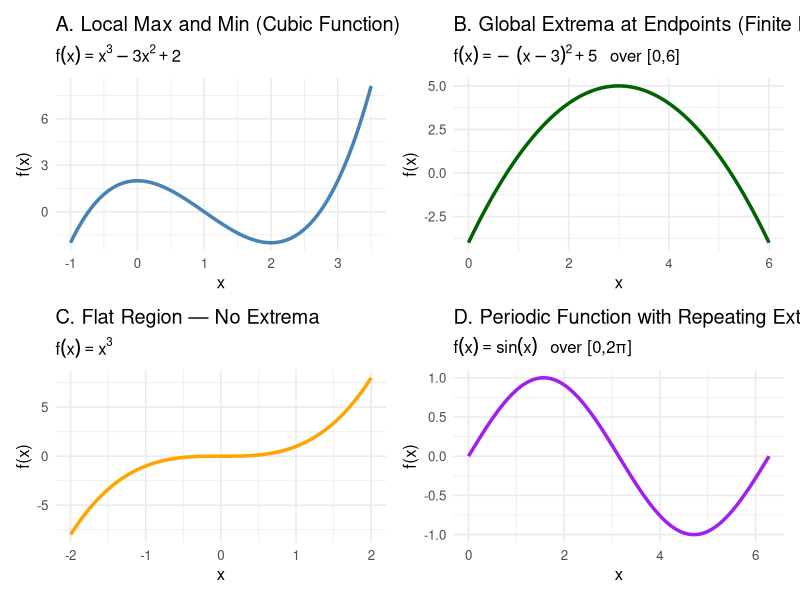
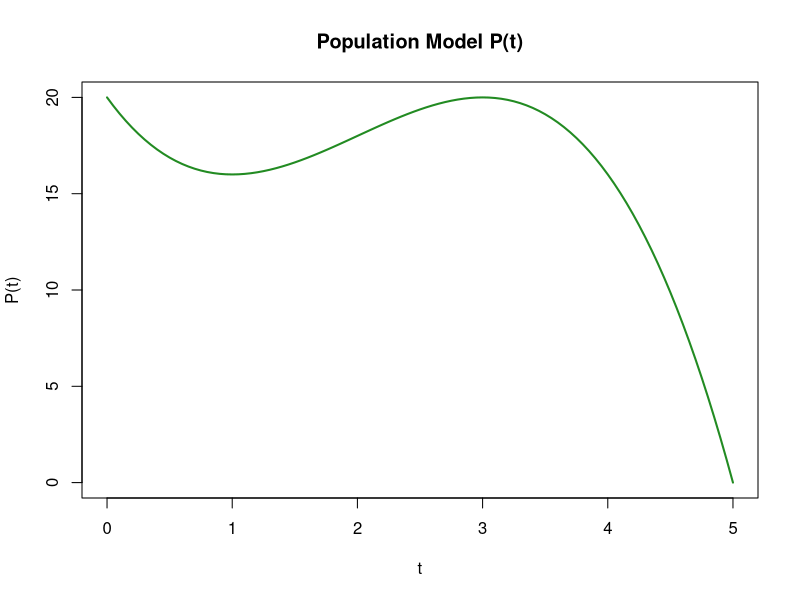
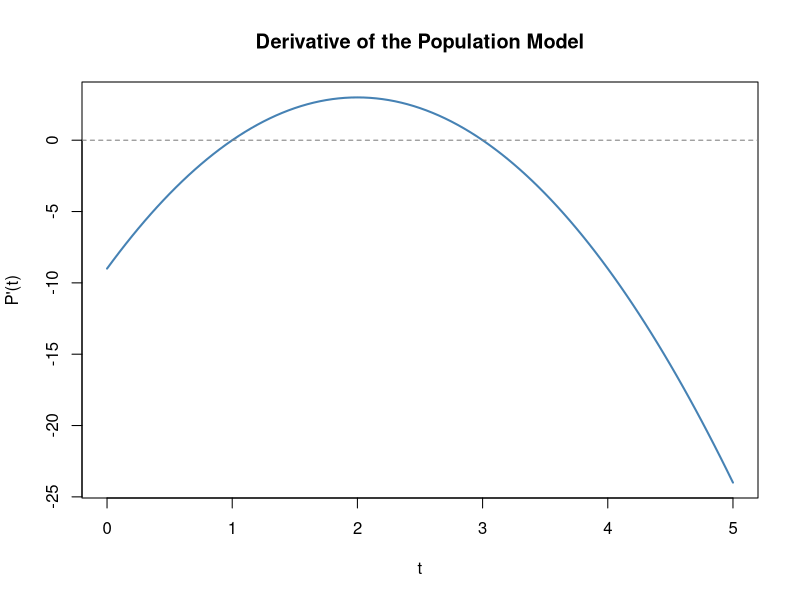
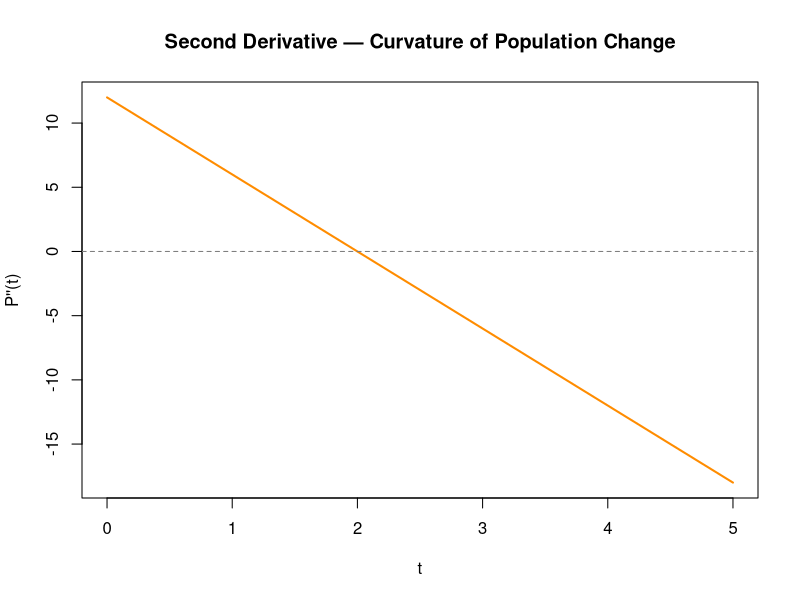
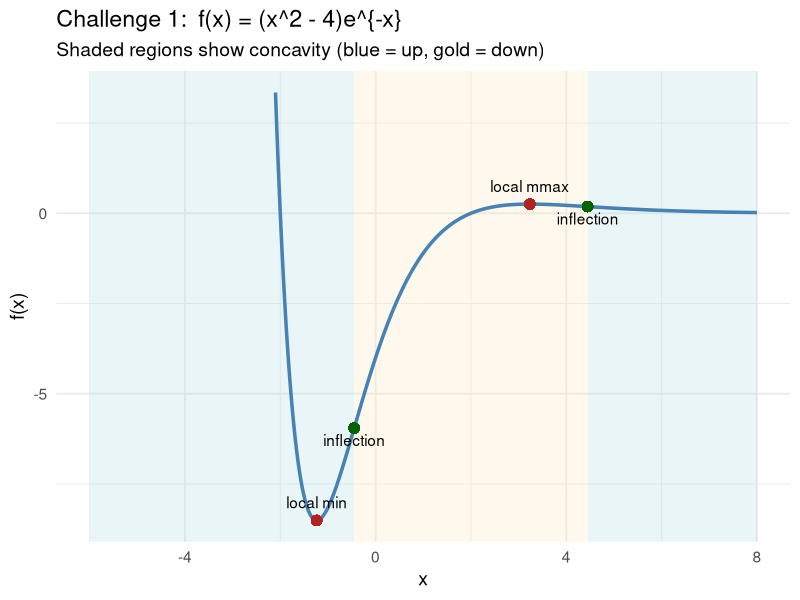
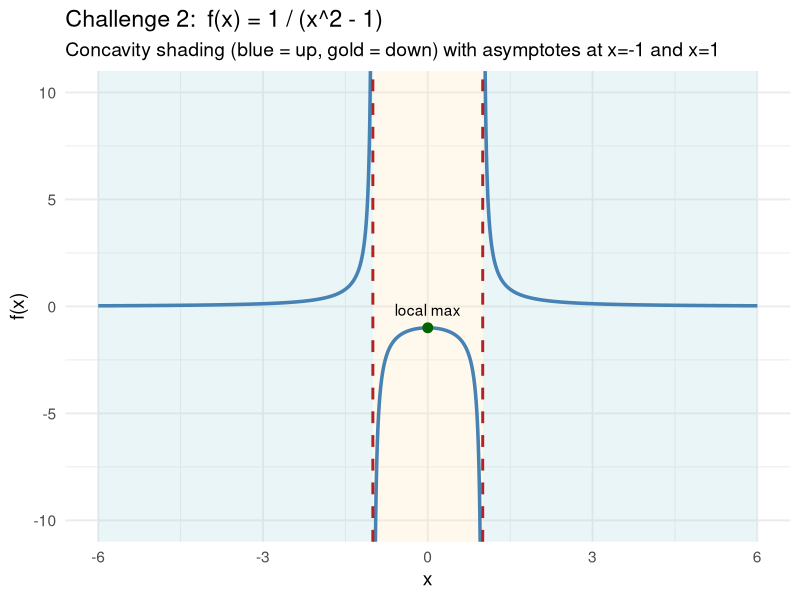
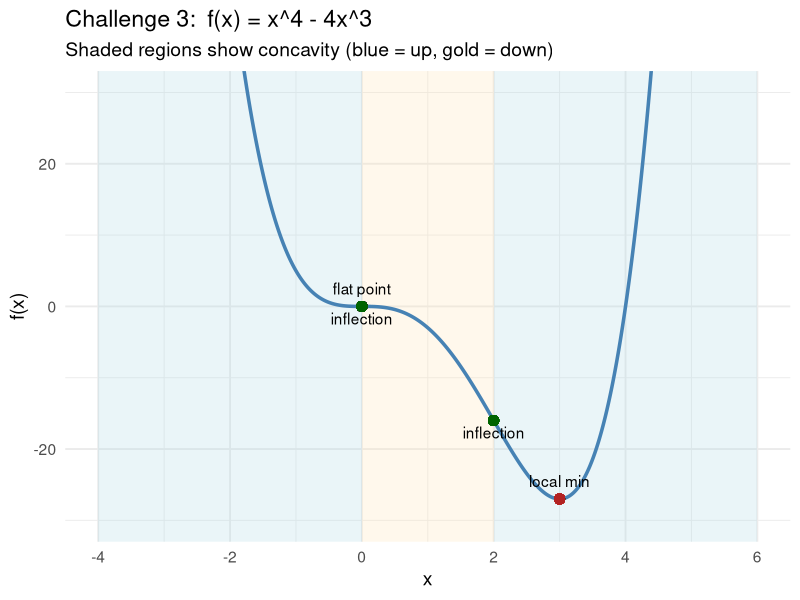
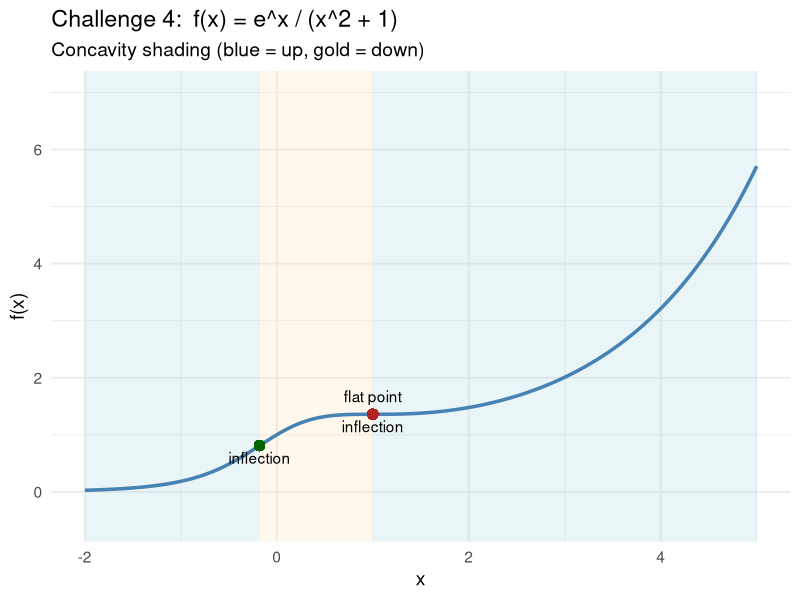

The R source for these figures, in order:
## ---- chunk 1
library(ggplot2)
library(patchwork)

# A. Local Max and Min
f1 <- function(x) x^3 - 3*x^2 + 2
x1 <- seq(-1, 3.5, length.out = 400)
df1 <- data.frame(x = x1, y = f1(x1))
p1 <- ggplot(df1, aes(x, y)) +
  geom_line(color = "steelblue", linewidth = 1.2) +
  labs(title = "A. Local Max and Min (Cubic Function)",
       subtitle = expression(f(x) == x^3 - 3*x^2 + 2),
       x = "x", y = "f(x)") +
  theme_minimal(base_size = 12)

# B. Global Extrema at Endpoints
f2 <- function(x) -(x - 3)^2 + 5
x2 <- seq(0, 6, length.out = 400)
df2 <- data.frame(x = x2, y = f2(x2))
p2 <- ggplot(df2, aes(x, y)) +
  geom_line(color = "darkgreen", linewidth = 1.2) +
  labs(title = "B. Global Extrema at Endpoints (Finite Domain)",
       subtitle = expression(f(x) == -~(x-3)^2 + 5~~" over [0,6]"),
       x = "x", y = "f(x)") +
  theme_minimal(base_size = 12)

# C. Flat Region (No Extremum)
f3 <- function(x) x^3
x3 <- seq(-2, 2, length.out = 400)
df3 <- data.frame(x = x3, y = f3(x3))
p3 <- ggplot(df3, aes(x, y)) +
  geom_line(color = "orange", linewidth = 1.2) +
  labs(title = "C. Flat Region — No Extrema",
       subtitle = expression(f(x) == x^3),
       x = "x", y = "f(x)") +
  theme_minimal(base_size = 12)

# D. Periodic Function
f4 <- function(x) sin(x)
x4 <- seq(0, 2*pi, length.out = 400)
df4 <- data.frame(x = x4, y = f4(x4))
p4 <- ggplot(df4, aes(x, y)) +
  geom_line(color = "purple", linewidth = 1.2) +
  labs(title = "D. Periodic Function with Repeating Extrema",
       subtitle = expression(f(x) == sin(x)~~" over [0,2π]"),
       x = "x", y = "f(x)") +
  theme_minimal(base_size = 12)

(p1 | p2) / (p3 | p4)

## ---- chunk 2
P <- function(t) -t^3 + 6*t^2 - 9*t + 20
curve(P(x), from = 0, to = 5,
col = "forestgreen", lwd = 2,
xlab = "t", ylab = "P(t)",
main = "Population Model P(t)")
## ---- chunk 3
P_prime <- function(t) -3*t^2 + 12*t - 9
curve(P_prime(x), from = 0, to = 5, col = "steelblue", lwd = 2,
      ylab = "P'(t)", xlab = "t",
      main = "Derivative of the Population Model")
abline(h = 0, lty = 2, col = "gray50")
## ---- chunk 4
P_doubleprime <- function(t) -6*t + 12
curve(P_doubleprime(x), from = 0, to = 5, col = "darkorange", lwd = 2,
      ylab = "P''(t)", xlab = "t",
      main = "Second Derivative — Curvature of Population Change")
abline(h = 0, lty = 2, col = "gray50")
## ---- chunk 5
library(ggplot2)
library(dplyr)

# Challenge 1 function
f <- function(x) (x^2 - 4) * exp(-x)

# Critical points
crit1 <- 1 - sqrt(5)
crit2 <- 1 + sqrt(5)

# Inflection points
infl1 <- 2 - sqrt(6)   # approx -0.449
infl2 <- 2 + sqrt(6)   # approx 4.449

# Build data for the plot
x_vals <- seq(-2.1, 8, length.out = 2000)
df <- data.frame(
  x = x_vals,
  y = f(x_vals)
)

# Concavity shading:
# f''(x) = e^{-x}(x^2 - 4x - 2)
# Since e^{-x} > 0 always, sign comes from q(x) = x^2 - 4x - 2
# Quadratic opens upward ⇒ concave UP outside roots and concave DOWN between roots

shade <- data.frame(
  xmin = c(-6, infl1, infl2),
  xmax = c(infl1, infl2, 8),
  concavity = c("up", "down", "up")
)

shade$fill <- ifelse(shade$concavity == "up", "lightblue", "moccasin")

# Plot with shading
ggplot(df, aes(x, y)) +
  
  # Concavity shading
  geom_rect(
    data = shade,
    inherit.aes = FALSE,
    aes(xmin = xmin, xmax = xmax, ymin = -Inf, ymax = Inf, fill = fill),
    alpha = 0.25
  ) +
  scale_fill_identity() +
  
  # Function curve
  geom_line(color = "steelblue", linewidth = 1.2) +
  
  # Critical points
  geom_point(aes(x = crit1, y = f(crit1)), color = "firebrick", size = 3) +
  geom_point(aes(x = crit2, y = f(crit2)), color = "firebrick", size = 3) +
  annotate("text", x = crit1, y = f(crit1), label = "local min", vjust = -1) +
  annotate("text", x = crit2, y = f(crit2), label = "local mmax", vjust = -1) +
  
  # Inflection point labels
  geom_point(aes(x = infl1, y = f(infl1)), color = "darkgreen", size = 3) +
  geom_point(aes(x = infl2, y = f(infl2)), color = "darkgreen", size = 3) +
  annotate("text", x = infl1, y = f(infl1), label = "inflection", vjust = 1.5) +
  annotate("text", x = infl2, y = f(infl2), label = "inflection", vjust = 1.5) +
  
  labs(
    title = "Challenge 1:  f(x) = (x^2 - 4)e^{-x}",
    subtitle = "Shaded regions show concavity (blue = up, gold = down)",
    x = "x",
    y = "f(x)"
  ) +
  theme_minimal(base_size = 14)
## ---- chunk 6
library(ggplot2)
library(dplyr)

# Function
f <- function(x) 1/(x^2 - 1)

# Critical point
crit <- 0

# Build separate data frames to avoid crossing asymptotes
df1 <- data.frame(x = seq(-6, -1.01, length.out = 800))
df2 <- data.frame(x = seq(-0.99, 0.99, length.out = 800))
df3 <- data.frame(x = seq(1.01, 6, length.out = 800))

df1$y <- f(df1$x)
df2$y <- f(df2$x)
df3$y <- f(df3$x)

# Concavity shading intervals
shade <- data.frame(
  xmin = c(-6, -1, 1),
  xmax = c(-1, 1, 6),
  concavity = c("up", "down", "up")
)

shade$fill <- ifelse(shade$concavity == "up", "lightblue", "moccasin")

ggplot() +
  # Concavity shading
  geom_rect(
    data = shade,
    aes(xmin = xmin, xmax = xmax,
        ymin = -Inf, ymax = Inf,
        fill = fill),
    alpha = 0.25
  ) +
  scale_fill_identity() +
  
  # Curve pieces
  geom_line(data = df1, aes(x, y), linewidth = 1.2, color = "steelblue") +
  geom_line(data = df2, aes(x, y), linewidth = 1.2, color = "steelblue") +
  geom_line(data = df3, aes(x, y), linewidth = 1.2, color = "steelblue") +
  
  # Vertical asymptotes
  geom_vline(xintercept = -1, linetype = "dashed", color = "firebrick", linewidth = 1) +
  geom_vline(xintercept = 1,  linetype = "dashed", color = "firebrick", linewidth = 1) +
  
  # Critical point
  geom_point(aes(x = crit, y = f(crit)), color = "darkgreen", size = 3) +
  annotate("text", x = crit, y = f(crit), label = "local max", vjust = -1) +
  
  labs(
    title = "Challenge 2:  f(x) = 1 / (x^2 - 1)",
    subtitle = "Concavity shading (blue = up, gold = down) with asymptotes at x=-1 and x=1",
    x = "x",
    y = "f(x)"
  ) +
  
  coord_cartesian(ylim = c(-10, 10)) +
  theme_minimal(base_size = 14)
## ---- chunk 7
library(ggplot2)
library(dplyr)

# Challenge 3 function
f <- function(x) x^4 - 4*x^3

# Critical points
crit_flat <- 0      # flat point (no extremum)
crit_min  <- 3      # local minimum

# Inflection points
infl1 <- 0
infl2 <- 2

# Build data for the curve
x_vals <- seq(-4, 6, length.out = 2000)
df <- data.frame(
  x = x_vals,
  y = f(x_vals)
)

# Concavity shading:
# f''(x) = 12x(x-2)
# concave up on (-inf, 0) and (2, inf)
# concave down on (0, 2)
shade <- data.frame(
  xmin = c(-4,   0,    2),
  xmax = c(0,    2,    6),
  concavity = c("up", "down", "up")
)

shade$fill <- ifelse(shade$concavity == "up", "lightblue", "moccasin")

# Plot
ggplot(df, aes(x, y)) +
  
  # Concavity shading
  geom_rect(
    data = shade,
    inherit.aes = FALSE,
    aes(xmin = xmin, xmax = xmax,
        ymin = -Inf, ymax = Inf, fill = fill),
    alpha = 0.25
  ) +
  scale_fill_identity() +
  
  # Function curve
  geom_line(color = "steelblue", linewidth = 1.2) +
  
  # Critical points
  geom_point(aes(x = crit_flat, y = f(crit_flat)), color = "firebrick", size = 3) +
  geom_point(aes(x = crit_min,  y = f(crit_min)),  color = "firebrick", size = 3) +
  
  annotate("text", x = crit_flat, y = f(crit_flat),
           label = "flat point", vjust = -1) +
  annotate("text", x = crit_min, y = f(crit_min),
           label = "local min", vjust = -1) +
  
  # Inflection points
  geom_point(aes(x = infl1, y = f(infl1)), color = "darkgreen", size = 3) +
  geom_point(aes(x = infl2, y = f(infl2)), color = "darkgreen", size = 3) +
  
  annotate("text", x = infl1, y = f(infl1),
           label = "inflection", vjust = 1.5) +
  annotate("text", x = infl2, y = f(infl2),
           label = "inflection", vjust = 1.5) +
  
  labs(
    title = "Challenge 3:  f(x) = x^4 - 4x^3",
    subtitle = "Shaded regions show concavity (blue = up, gold = down)",
    x = "x",
    y = "f(x)"
  ) +
  
  # Set y-axis limits here
  coord_cartesian(ylim = c(-30, 30)) +
  
  theme_minimal(base_size = 14)
## ---- chunk 8
library(ggplot2)
library(dplyr)

# Challenge 4 function
f <- function(x) exp(x) / (x^2 + 1)

# Correct inflection points
infl1 <- uniroot(function(x) x^3 - 3*x^2 + 5*x + 1, c(-1, 0))$root   # ≈ -0.18
infl2 <- 1                                                          # flat point + inflection

# Build data for the curve
x_vals <- seq(-2, 5, length.out = 2000)
df <- data.frame(
  x = x_vals,
  y = f(x_vals)
)

# Concavity shading: up → down → up
shade <- data.frame(
  xmin = c(-2,     infl1, infl2),
  xmax = c(infl1,  infl2, 5),
  concavity = c("up", "down", "up")
)

shade$fill <- ifelse(shade$concavity == "up", "lightblue", "moccasin")

# Plot
ggplot(df, aes(x, y)) +
  
  geom_rect(
    data = shade,
    inherit.aes = FALSE,
    aes(xmin = xmin, xmax = xmax,
        ymin = -Inf, ymax = Inf,
        fill = fill),
    alpha = 0.25
  ) +
  scale_fill_identity() +
  
  geom_line(color = "steelblue", linewidth = 1.2) +
  
  # Inflection points
  geom_point(aes(x = infl1, y = f(infl1)), color = "darkgreen", size = 3) +
  geom_point(aes(x = infl2, y = f(infl2)), color = "darkgreen", size = 3) +
  
  annotate("text", x = infl1, y = f(infl1), label = "inflection", vjust = 1.5) +
  annotate("text", x = infl2, y = f(infl2), label = "inflection", vjust = 1.5) +
  
  # Flat point at x = 1
  geom_point(aes(x = 1, y = f(1)), color = "firebrick", size = 3) +
  annotate("text", x = 1, y = f(1), label = "flat point", vjust = -1) +
  
  labs(
    title = "Challenge 4:  f(x) = e^x / (x^2 + 1)",
    subtitle = "Concavity shading (blue = up, gold = down)",
    x = "x",
    y = "f(x)"
  ) +
  
  coord_cartesian(xlim = c(-2, 5), ylim = c(-0.5, 7)) +
  
  theme_minimal(base_size = 14)
## ---- chunk 9
library(ggplot2)
library(dplyr)

# Function
f <- function(x) 50 / (1 + 2 * exp(-x))

# Inflection point at x = ln(2)
infl <- log(2)

# Build data
x_vals <- seq(-6, 6, length.out = 2000)
df <- data.frame(
  x = x_vals,
  y = f(x_vals)
)

# Concavity shading: up for x < ln2, down for x > ln2
shade <- data.frame(
  xmin = c(-6, infl),
  xmax = c(infl, 6),
  concavity = c("up", "down")
)

shade$fill <- ifelse(shade$concavity == "up", "lightblue", "moccasin")

# Plot
ggplot(df, aes(x, y)) +
  
  geom_rect(
    data = shade,
    inherit.aes = FALSE,
    aes(xmin = xmin, xmax = xmax,
        ymin = -Inf, ymax = Inf,
        fill = fill),
    alpha = 0.25
  ) +
  scale_fill_identity() +
  
  geom_line(color = "steelblue", linewidth = 1.2) +
  
  # Inflection point
  geom_point(aes(x = infl, y = f(infl)), color = "darkgreen", size = 3) +
  annotate("text", x = infl, y = f(infl), label = "inflection", vjust = 1.5) +
  
  labs(
    title = "Challenge 5:  f(x) = 50 / (1 + 2 e^{-x})",
    subtitle = "Concavity shading (blue = up, gold = down)",
    x = "x",
    y = "f(x)"
  ) +
  
  coord_cartesian(xlim = c(-6, 6), ylim = c(-2, 55)) +
  
  theme_minimal(base_size = 14)
